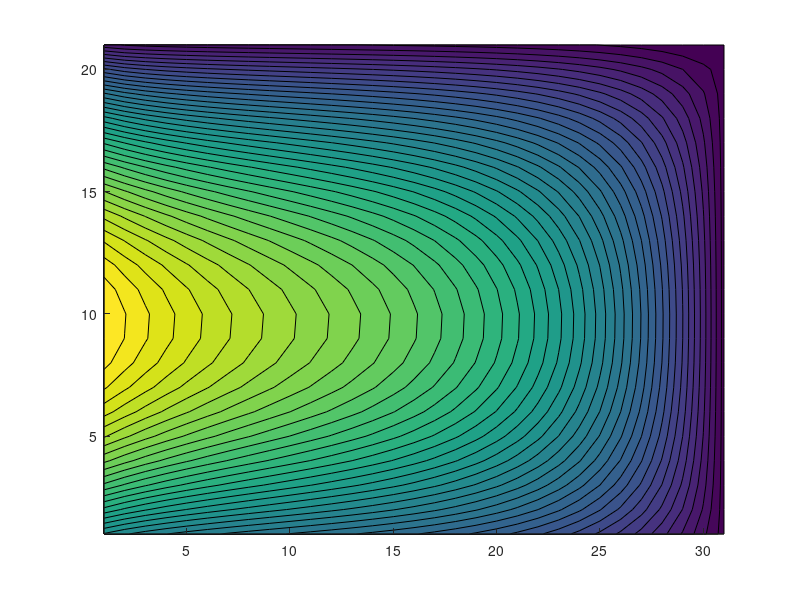

This chart was generated by the following MATLAB code: (Note: this script raises an error after producing the figure.)
clear; clc; close all;

eGen    = 5000;
k       = 2;
hT      = 70;
hB      = 10;
Tinf    = 25;
delta   = 0.05;
qf      = 500;
Tright  = 45;

Lx = 1.5;
Ly = 1;

Ni = ceil(Lx/delta) + 1; 
Nj = ceil(Ly/delta) + 1;

N = (Ni-1)*(Nj); % Because of right boundary

A = sparse(zeros(N,N));
b = sparse(zeros(N,1));

id = @(i,j) (j-1)*(Ni-1)+i;

row = 1;
% Internal nodes
for j = 1:Nj
    for i = 1:Ni-1
        
        LEFT    = i-1;
        RIGHT   = i+1;
        BOTTOM  = j-1;
        TOP     = j+1;

        %% Internal Nodes
        if (LEFT ~=0 && RIGHT~=Ni && TOP~=Nj+1 && BOTTOM~=0)        
            A(row,id(LEFT,j))   =  1;
            A(row,id(RIGHT,j))  =  1;  
            A(row,id(i,BOTTOM)) =  1;  
            A(row,id(i,TOP))    =  1; 
            A(row,id(i,j))      = -4;   % Center

            % RHS vector
            b(row) = -eGen*delta^2/k;
        end
        
        %% Boundary Nodes
        % Left
        if (LEFT == 0 && TOP ~=Nj+1 && BOTTOM ~= 0)
            A(row,id(RIGHT,j))  =  2;  
            A(row,id(i,BOTTOM)) =  1;  
            A(row,id(i,TOP))    =  1; 
            A(row,id(i,j))      = -4;   % Center
            b(row) = -eGen*delta^2/k - 2*qf*delta/k;
        end
        
        % Right
        if (RIGHT == Ni && TOP ~= Nj+1 && BOTTOM ~= 0)
            A(row,id(LEFT,j))   =  1;
            A(row,id(i,BOTTOM)) =  1;  
            A(row,id(i,TOP))    =  1; 
            A(row,id(i,j))      = -4;   % Center
            b(row) = -eGen*delta^2/k -Tright;
        end
        
        
        % Top
        if (TOP == Nj + 1 && LEFT ~=0 && RIGHT ~=Ni)
            A(row,id(LEFT,j))   =  1;
            A(row,id(RIGHT,j))  =  1;  
            A(row,id(i,BOTTOM)) =  2;
            A(row,id(i,j)) = -4 - 2*delta*hT/k;
            b(row) = -eGen*delta^2/k - 2*delta*hT/k*Tinf;
        end
        
        % Bottom
        if (BOTTOM == 0 && LEFT ~=0 && RIGHT ~=Ni)
            A(row,id(LEFT,j))   =  1;
            A(row,id(RIGHT,j))  =  1;   
            A(row,id(i,TOP))    =  2; 
            A(row,id(i,j)) = -4 - 2*delta*hB/k;
            b(row) = -eGen*delta^2/k - 2*delta*hB/k*Tinf;
        end
        
        %% Corner Nodes
        if (TOP == Nj+1 && LEFT == 0) % Top-Left
            A(row,id(RIGHT,j))  =  2;  
            A(row,id(i,BOTTOM)) =  2;   
            A(row,id(i,j))      = -4 - 2*delta*hT/k;   % Center

            % RHS vector
            b(row) = -eGen*delta^2/k - 2*qf*delta/k - 2*delta*hT/k*Tinf;
        end
        
        if (TOP == Nj+1 && RIGHT == Ni) % Top-Right
            A(row,id(LEFT,j))   =  1;
            A(row,id(i,BOTTOM)) =  2;  
            A(row,id(i,j))      = -4-2*delta*hT/k;   % Center
            
            b(row) = -eGen*delta^2/k - 2*delta*hT/k*Tinf - Tright;
        end
        
        if (BOTTOM == 0 && LEFT == 0) % Bottom-Left
            A(row,id(RIGHT,j))  =  2;   
            A(row,id(i,TOP))    =  2; 
            A(row,id(i,j))      = -4 - 2*delta*hB/k;   % Center
            
            % RHS vector
            b(row) = -eGen*delta^2/k - 2*qf*delta/k - 2*delta*hB/k*Tinf;
        end
             
        if (BOTTOM == 0 && RIGHT == Ni) % Bottom-Right
            A(row,id(LEFT,j)) =  1;
            A(row,id(i,TOP))  =  2;  
            A(row,id(i,j))    = -4 - 2*delta*hB/k;   % Center
            
            b(row) = -eGen*delta^2/k - 2*delta*hB/k*Tinf - Tright;
        end
               
        row = row + 1; 
    end
end

T = A\b;
T = reshape(T,Ni-1,Nj);
T = T';
T(:,end+1) = 45;
contourf(T,40,'edgecolor','none');
colormap(jet)
colorbar
%contour(T,40,'showText','off');
axis equal